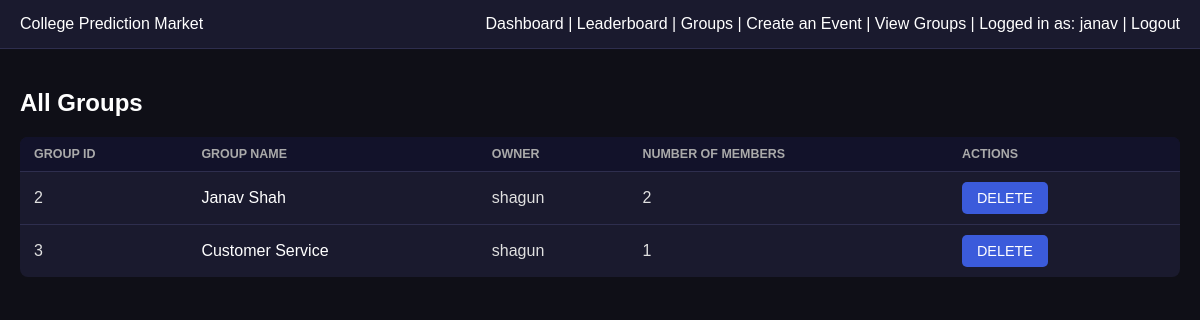
The app's page /admin/groups (signed in) with its own data.
### models.py (models this page shows)
class User(db.Model):
    __tablename__ = "users"
    id = db.Column(db.Integer, primary_key = True)
    username = db.Column(db.String(50), unique = True, nullable = False)
    password_hash = db.Column(db.String(50), nullable = False)
    coins = db.Column(db.Integer, default = 1000)
    created_at = db.Column(db.DateTime, default = datetime.utcnow)
    is_admin = db.Column(db.Boolean, default = False)
    roll_number = db.Column(db.String(20), unique = True, nullable = False)

class Group(db.Model):
    __tablename__ = "groups"
    id = db.Column(db.Integer, primary_key=True)
    name = db.Column(db.String(100), unique=True, nullable = False)
    owner_id = db.Column(db.Integer, db.ForeignKey("users.id"), nullable=False)
    created_at = db.Column(db.DateTime, default = datetime.utcnow)

### routes/admin.py (the view)
@admin_bp.route("/admin/groups", methods=["GET"])
def admin_groups():
    if "user_id" not in session:
        return redirect(url_for('auth.login'))
    user = db.session.get(User, session["user_id"])
    if not user.is_admin:
        return "Not authorized", 403
    groups=Group.query.all()
    group_data=[]
    for group in groups:
        owner = User.query.filter_by(id=group.owner_id).first()
        members = GroupMembership.query.filter_by(group_id = group.id).count()
        item = {
            "group": group,
            "owner": owner,
            "members": members
        }
        group_data.append(item)
    return render_template("admin_groups.html", group_data = group_data, current_user=user)

### templates/admin_groups.html (shortened to what this page needs)
{%extends 'base.html'%}
{%block content%}
<h2 style="color: #ffffff; margin-bottom: 20px;">All Groups</h2>
{%if group_data%}
<table>
    <thead>
        <tr>
            <th>Group ID</th>
            <th>Group Name</th>
            <th>Owner</th>
            <th>Number of Members</th>
            <th>Actions</th>
        </tr>
    </thead>
    {%for item in group_data%}
    <tr>
        <td>{{item.group.id}}</td>
        <td><a href="{{ url_for('groups.group_detail', group_id=item.group.id) }}" style="text-decoration: none; color: #ffffff;">{{item.group.name}}</a></td>
        <td>{{item.owner.username}}</td>
        <td>{{item.members}}</td>
        <td>
            <form method="POST" action="{{ url_for('admin.admin_delete_group', group_id=item.group.id) }}">
                <button type="submit" style="background: #3b5bdb; color: white;">DELETE</button>
            </form>
        </td>
    </tr>
    {%endfor%}
</table>
{%else%}
<h2 style="color: #ffffff; margin-bottom: 20px;">No Groups Yet</h2>
{%endif%}
{%endblock%}

### templates/base.html (shortened to what this page needs)
<!DOCTYPE html>
<html>
<head>
    <link rel="stylesheet" href="{{url_for('static', filename='css/style.css')}}" </head>
<body>
    <div class="navbar">
        <div style="display: flex; justify-content: space-between; align-items: center;">
            College Prediction Market
            {%if current_user%}
            <div>
                <a href="{{ url_for('betting.dashboard') }}" style="color: white;">Dashboard</a> |
                <a href="{{ url_for('betting.leaderboard') }}" style="color: white;">Leaderboard</a> |
                <a href="{{ url_for('groups.groups') }}" style="color: white;">Groups</a> |
                {%if current_user.is_admin%}
                <a href="{{url_for('admin.create_event')}}" style="color: white;">Create an Event</a> |
                <a href="{{url_for('admin.admin_groups')}}" style="color: white;">View Groups</a> |
                {%else%}
                Coins: {{current_user.coins}} |
                <a href="{{url_for('auth.profile')}}" style="color: white;">Profile</a> |
                {%endif%}
                Logged in as: {{current_user.username}} |
                <a href="{{url_for('auth.logout')}}" style="color: white;">Logout</a>
            </div>
            {%endif%}
        </div>
    </div>
    <div class="container">
        {% block content %}{% endblock %}
    </div>
</body>
</html>

### static/css/style.css (style rules this page uses)
body { font-family: Arial; background: #0f0f17; color: #e0e0e0; margin: 0; }
a { color: #7eb8f7; }
.navbar { background: #1a1a2e; color: white; padding: 15px 20px; border-bottom: 1px solid #2e2e4e; }
.navbar a { color: #ccc; text-decoration: none; }
.container { padding: 20px; }
button { padding: 8px 15px; margin-right: 10px; cursor: pointer; border: none; border-radius: 5px; background: #2e2e4e; color: #e0e0e0; font-size: 0.9rem; }
table { width: 100%; border-collapse: collapse; background: #1a1a2e; border-radius: 8px; overflow: hidden; }
th, td { padding: 10px 14px; border-bottom: 1px solid #2e2e4e; text-align: left; }
th { background: #12122a; color: #aaa; font-size: 0.78rem; text-transform: uppercase; }
tr:last-child td { border-bottom: none; }

### records on screen
User: username "janav"
Group: group.id "2", group.name "Janav Shah"
User: owner.username "shagun" "shagun"
Group: group.id "3", group.name "Customer Service"

### other values on screen
{{ item.members }} "2" "1"
